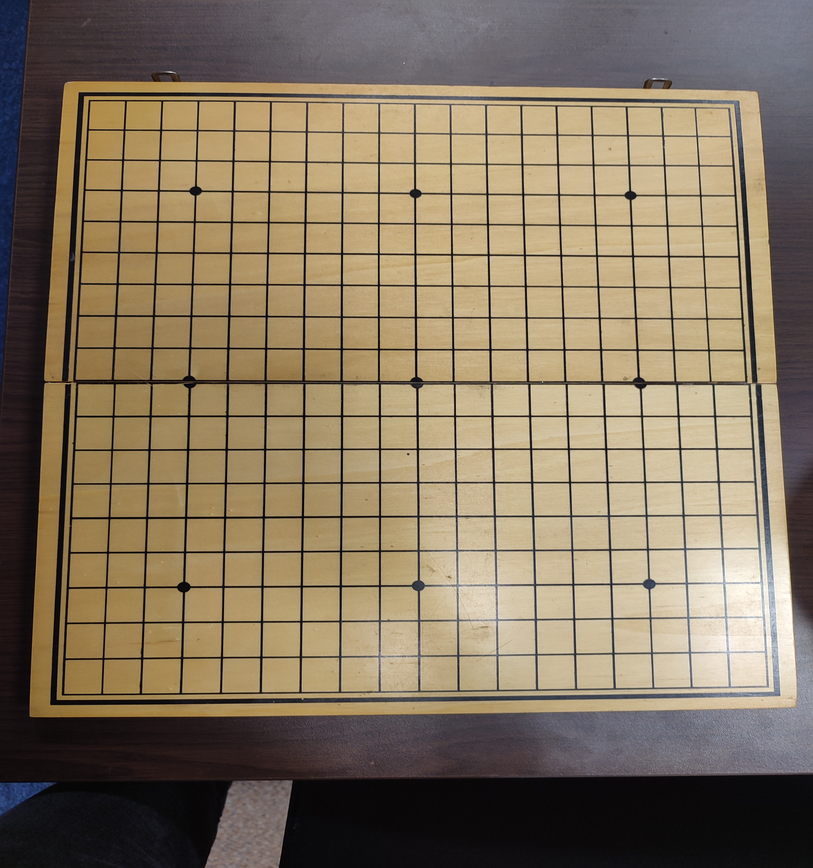
#> input picture plateauideal.png, 813 x 868 px, shrunk from 1500 x 1600 before the run, found by its file name
$ python 'python filtre gris.py'
#> lines starting #> are read from the running program, lines starting #| are printed output that depends on the picture; after the words box and inside, x2 and y2 are one past the last pixel; in counts of white or black regions, pixels touching at a corner belong together
from matplotlib import pyplot as plt
import matplotlib.image as mpimg

image=plt.imread("plateauideal.png")
#> image is the input picture: shape (868, 813, 3) float32; mean R, G, B 0.519, 0.461, 0.377
nb_ligne=image.shape[0]
#> nb_ligne = 868
nb_colonne=image.shape[1]
#> nb_colonne = 813
copie=image.copy()
for i in range(0,nb_ligne):
    for j in range(0,nb_colonne):
        gris=image[i][j][0]*0.299+image[i][j][1]*0.587+image[i][j][2]*0.114
        if gris<0.45:
            copie[i][j]=0
        else:
            copie[i][j]=1
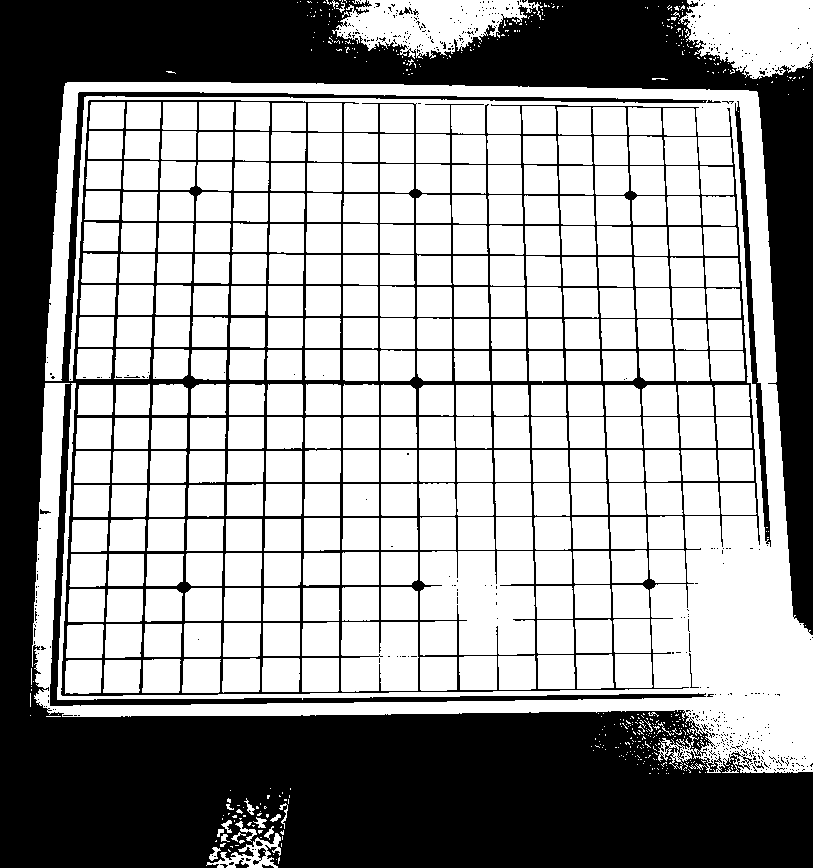
#> copie: shape (868, 813, 3) float32; values 0 (black) and 1 (white), 60.6% white; 510 black regions (498 under 20 px), largest, box (x1, y1, x2, y2) and area: (0, 0, 813, 868) 273735, (735, 101, 771, 547) 2346, (253, 848, 266, 865) 79
plt.imshow(copie)
plt.show()

$ run again, with 3.jpg saved as plateauideal.png
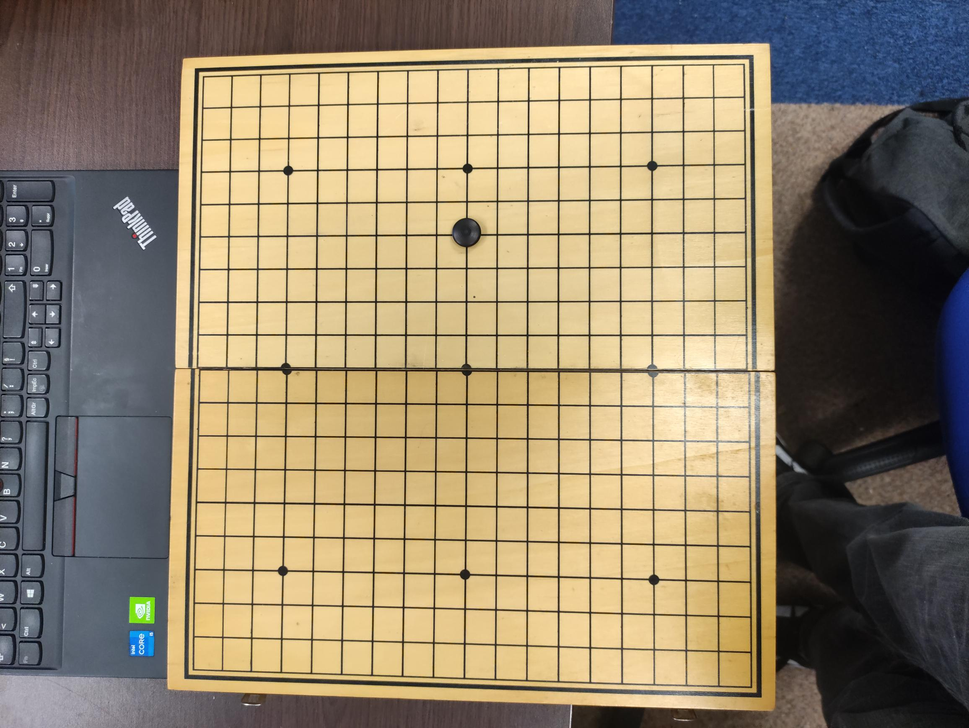
#> input picture 3.jpg, 969 x 728 px, shrunk from 2312 x 1736 before the run, found by its file name
#> image is the input picture: shape (728, 969, 3) float32; mean R, G, B 0.577, 0.522, 0.424
#> after the loop `for i in range(0,nb_ligne):`:
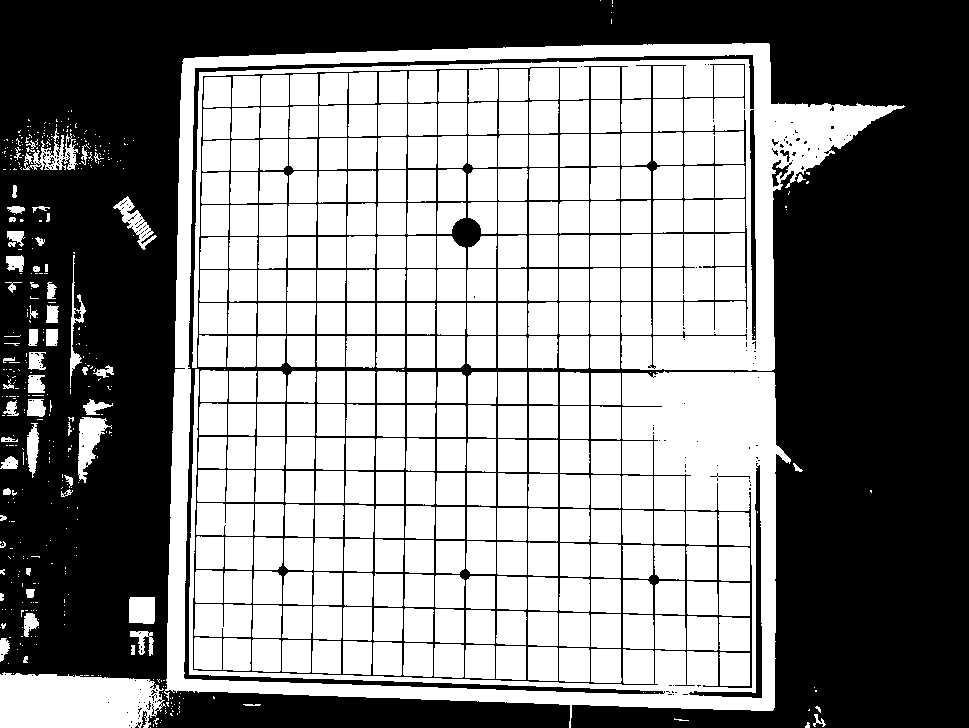
#> copie: shape (728, 969, 3) float32; values 0 (black) and 1 (white), 52.9% white; 177 black regions (168 under 20 px), largest, box (x1, y1, x2, y2) and area: (0, 0, 969, 728) 329009, (689, 463, 762, 698) 1471, (750, 110, 756, 340) 963
